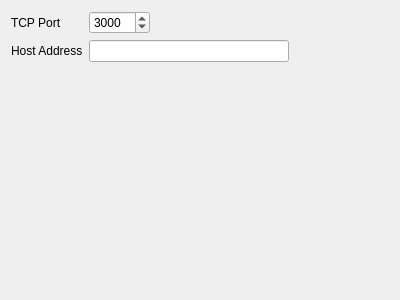
<?xml version="1.0" encoding="UTF-8"?>
<ui version="4.0">
 <class>QGCTCPLinkConfiguration</class>
 <widget class="QWidget" name="QGCTCPLinkConfiguration">
  <property name="geometry">
   <rect>
    <x>0</x>
    <y>0</y>
    <width>400</width>
    <height>300</height>
   </rect>
  </property>
  <property name="windowTitle">
   <string>Form</string>
  </property>
  <layout class="QFormLayout" name="formLayout">
   <property name="fieldGrowthPolicy">
    <enum>QFormLayout::FieldsStayAtSizeHint</enum>
   </property>
   <item row="0" column="0">
    <widget class="QLabel" name="portLabel">
     <property name="text">
      <string>TCP Port</string>
     </property>
    </widget>
   </item>
   <item row="0" column="1">
    <widget class="QSpinBox" name="portSpinBox">
     <property name="minimum">
      <number>1024</number>
     </property>
     <property name="maximum">
      <number>65535</number>
     </property>
     <property name="value">
      <number>3000</number>
     </property>
    </widget>
   </item>
   <item row="1" column="0">
    <widget class="QLabel" name="label">
     <property name="text">
      <string>Host Address</string>
     </property>
    </widget>
   </item>
   <item row="1" column="1">
    <widget class="QLineEdit" name="hostAddressLineEdit">
     <property name="minimumSize">
      <size>
       <width>200</width>
       <height>0</height>
      </size>
     </property>
    </widget>
   </item>
  </layout>
 </widget>
 <resources/>
 <connections/>
</ui>
